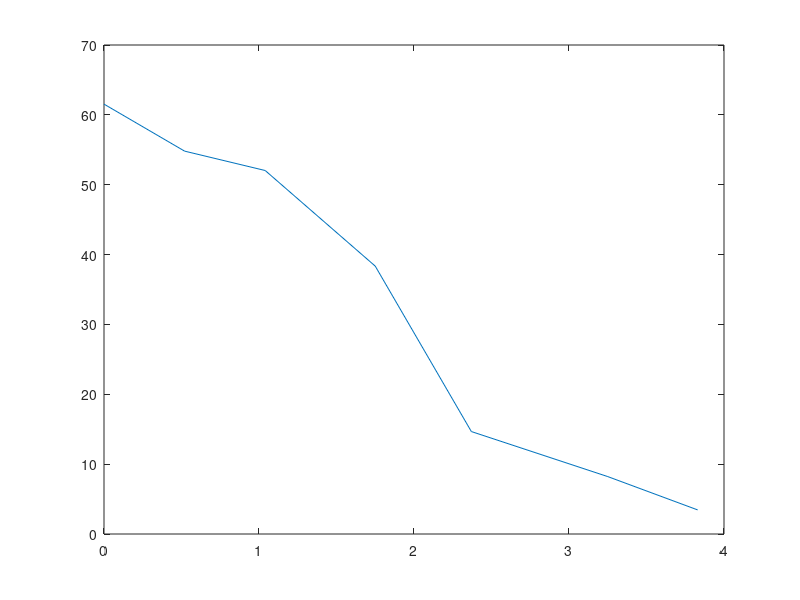
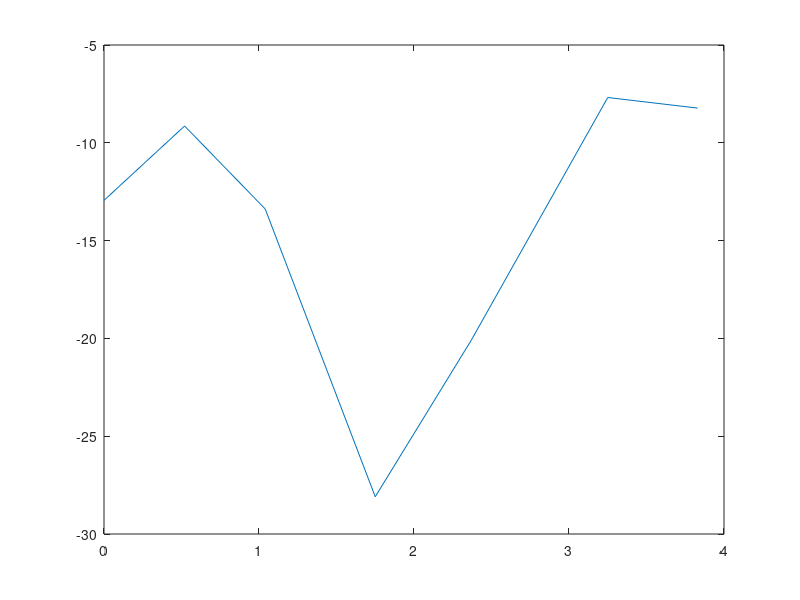

The MATLAB source for these figures, in order:
% chapra and canale 21.12 (p.541)
function jet_fighter
t = [0 0.52 1.04 1.75 2.37 3.25 3.83];
x = [153 185 210 249 261 271 273];
v = tabular_derivative(t,x);
figure(1);
plot(t,v);
a = tabular_derivative(t,v);
figure(2);
plot(t,a);
return

function [dydx] = tabular_derivative(x,y)
n = length(x); dydx = zeros(1,n);
dydx(1) = (y(2)-y(1))/(x(2)-x(1));
for i=2:n-1
    dydx(i) = (y(i+1)-y(i-1))/(x(i+1)-x(i-1));
end
dydx(n) = (y(n)-y(n-1))/(x(n)-x(n-1));
return
